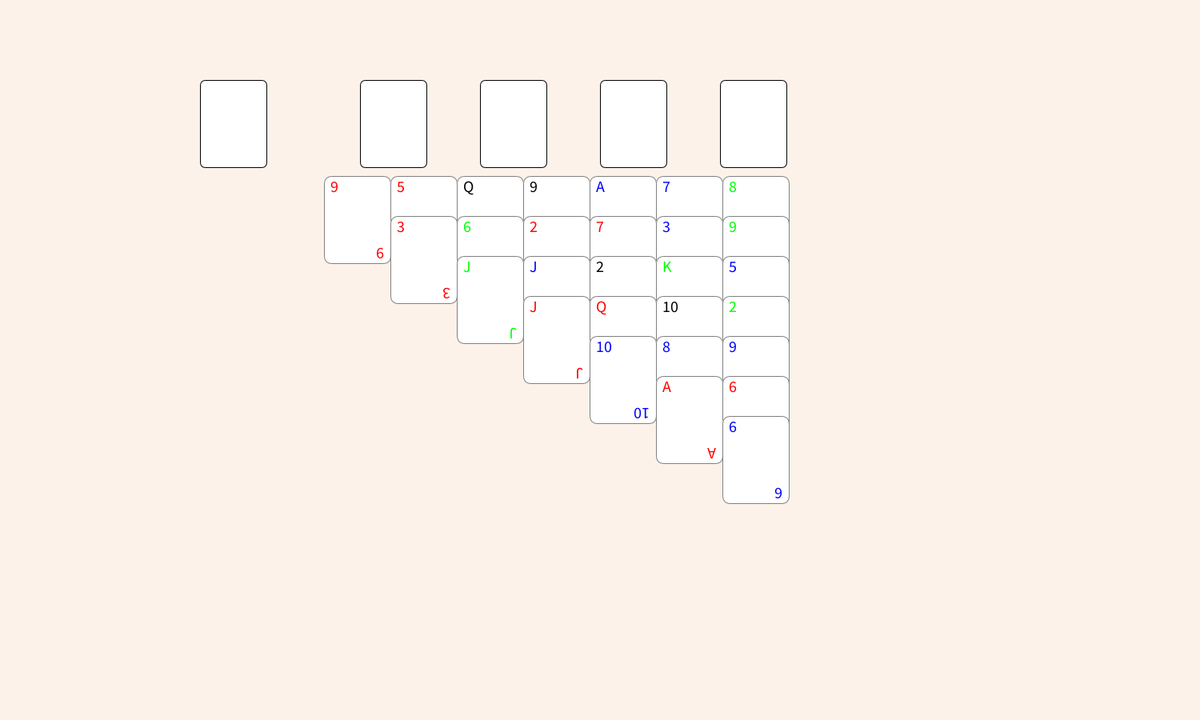
Frame 1 (no input)
Frame 60 (the mouse pressed at the canvas centre just before this capture): identical to frame 1, image omitted
Frame 120 (the mouse held since frame 60 and released just before this capture): identical to frame 1, image omitted

The Processing sketch that drew this single still picture (run headless with seeded random() and noise(); from frame 60 on, the mouse is pressed at the canvas centre):

// Processing sketch: myshuffle_manytimes_stack
// ── myshuffle_manytimes_stack.pde
void setup(){
  size(1500,900);
  myshuffle();
}
void myshuffle(){
  for(int i=0;i<4;i++){
    for(int j=0;j<13;j++){
      cardN[i*13+j] = j+1;
      cardC[i*13+j] = C[i%4];
    }
  }
  for(int i=0;i<100;i++){ //洗牌100次
    int a = int(random(52)), b = int(random(52));
    int temp = cardN[a]; //交換card
    cardN[a] = cardN[b];
    cardN[b] = temp;
    temp = cardC[a];
    cardC[a] = cardC[b];
    cardC[b] = temp;
  }
} 
//int [][] card = new int[4][13];
int [] cardN = new int[100]; //card number
int [] cardC = new int[100];//card color
color [] C = {#000000,#FF0000,#00FF00,#0000FF};
void draw(){
  background(#FCF2EA);
  drawCardContainer(250 , 100);//翻出來的牌
  for(int i=0; i<4; i++){
    drawCardContainer(450+ 150*i, 100);//放牌的地方
  }
  /*for(int i=0;i<4;i++){
    for(int j=0;j<13;j++){
      //drawCard(j*83, i*109 , cardC[i%4], j);
      drawCard(j*83,i*109,cardC[i*13+j],cardN[i*13+j]);
    }
  }*/
  int startX = 405;//x起始位置
  int startY = 220;//y起始位置
  for (int i=0, index = 0; i<7; i++) {//index陣列索引值
    for (int j=0; j<7-i; j++, index++) {
      int x = startX + (j * 83) + (i * 83);
      int y = startY + (i * 50);
      drawCard(x, y, cardC[index], cardN[index]);
      //drawCard(x, y ,cardC[i*13+j],cardN[i*13+j]);
    }
  }  
}
void drawCard(int x,int y,color c,int n){
  stroke(128);//gray stroke
  fill(255);
  rect(x,y,83,109,10);
  textSize(20);
  fill(c);
  String rank = getRank(n);
  text(rank,x+8,y+20);
  
  pushMatrix(); // 保存當前的變換矩陣
  translate(x+75, y+90); // 將座標系移動到撲克牌的右下角
  rotate(radians(180)); // 逆時針旋轉180度
  text(rank,0,0); // 繪製下顛倒的字母或數字
  popMatrix(); // 恢復原來的變換矩陣*/
}
String getRank(int n){
  if(n == 1){ return "A";}
  else if(n == 11){return "J";}
  else if(n == 12){return "Q";}
  else if(n == 13){return "K";}
  else{return Integer.toString(n);}
}
void drawCardContainer(int x, int y){ //放牌的地方
  stroke(0);
  fill(255);
  rect(x, y, 83, 109, 7);
}
